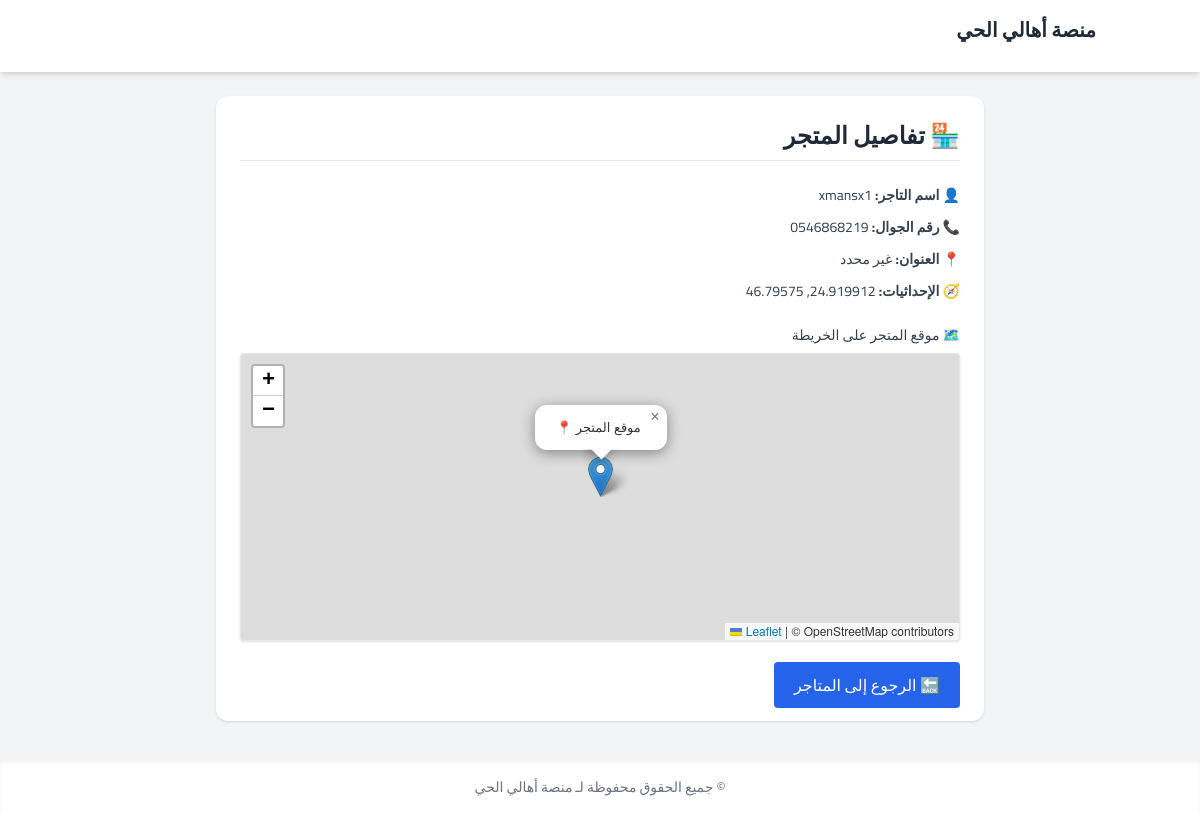
The page /accounts/admin/stores/4/ on the database as committed earlier.
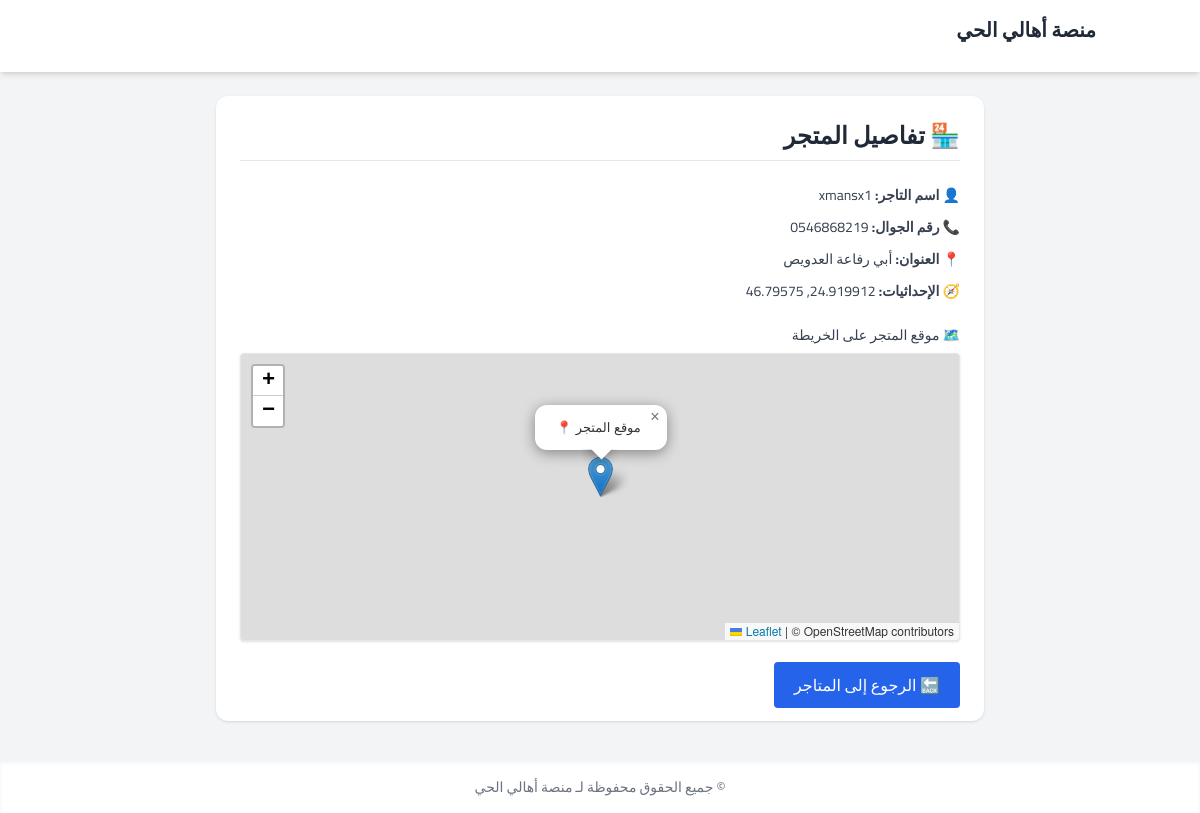
The same page on the database as committed later.
### stores/models.py (models this page shows, shortened)
class Store(models.Model):
    STORE_TYPES = [
        ('grocery', 'بقالة'),
        ('pharmacy', 'صيدلية'),
        ('restaurant', 'مطعم'),
        ('sweets', 'حلويات'),
        ('bakery', 'مخبوزات'),
        ('services', 'سباكة و كهرباء'),
        ('produce', 'خضار و فواكه'),
        ('gifts', 'هدايا'),
        ('coffee', 'كوفي'),
        ('other', 'أخرى'),
    ]
    user = models.OneToOneField(
        User,
        on_delete=models.CASCADE,
        related_name='store',
        verbose_name="صاحب المتجر"
    )
    name = models.CharField(max_length=255, verbose_name="اسم المتجر", blank=True)
    phone = models.CharField(max_length=15, verbose_name="رقم الجوال", blank=True)
    address = models.TextField(verbose_name="العنوان التفصيلي", blank=True)
    latitude = models.FloatField(verbose_name="خط العرض", null=True, blank=True)
    longitude = models.FloatField(verbose_name="خط الطول", null=True, blank=True)
    store_type = models.CharField(
        max_length=20,
        choices=STORE_TYPES,
        default='other',
        verbose_name="نوع المتجر"
    )
    is_active = models.BooleanField(default=True, verbose_name="نشط؟")
    is_available = models.BooleanField(default=True, verbose_name="متاح لاستقبال الطلبات؟")
    created_at = models.DateTimeField(auto_now_add=True, verbose_name="تاريخ الإضافة")

### accounts/models.py (models this page shows, shortened)
class User(AbstractUser):
    class UserType(models.TextChoices):
        ADMIN = 'admin', 'مشرف'
        MERCHANT = 'merchant', 'تاجر'
        DELIVERY = 'delivery', 'مندوب'
    user_type = models.CharField(
        "نوع المستخدم",
        max_length=10,
        choices=UserType.choices,
        default=UserType.MERCHANT
    )
    phone_number = models.CharField("رقم الجوال", max_length=15, blank=True)
    is_active = models.BooleanField("حالة التفعيل", default=True)
    is_available = models.BooleanField("نشاط المتجر", default=True)
    store_location = models.CharField("عنوان المتجر (نص)", max_length=255, null=True, blank=True)
    store_latitude = models.FloatField("خط العرض", null=True, blank=True)
    store_longitude = models.FloatField("خط الطول", null=True, blank=True)

### accounts/views.py (the view)
# urls.py: path('admin/stores/<int:store_id>/', views.admin_store_detail_view, name='admin_store_detail'),
def admin_store_detail_view(request, store_id):
    store = get_object_or_404(Store, id=store_id)
    return render(request, 'admin/admin_store_detail.html', {'store': store})

### templates/admin/admin_store_detail.html (shortened to what this page needs)
{% extends "core/base.html" %}
{% block content %}
<div class="max-w-3xl mx-auto bg-white rounded-xl shadow p-6">
  <h2 class="text-2xl font-bold text-gray-800 mb-6 border-b pb-2">🏪 تفاصيل المتجر</h2>
  <ul class="text-sm space-y-3 text-gray-700">
    <li><strong>👤 اسم التاجر:</strong> {{ store.user.username }}</li>
    <li><strong>📞 رقم الجوال:</strong> {{ store.phone|default:"-" }}</li>
    <li><strong>📍 العنوان:</strong> {{ store.address|default:"غير محدد" }}</li>
    <li><strong>🧭 الإحداثيات:</strong>
      {% if store.latitude and store.longitude %}
        {{ store.latitude }}, {{ store.longitude }}
      {% else %}
        <span class="text-red-500">غير متوفرة</span>
      {% endif %}
    </li>
  </ul>
  {% if store.latitude and store.longitude %}
  <div class="mt-6">
    <label class="block mb-2 text-sm font-medium text-gray-700">🗺️ موقع المتجر على الخريطة</label>
    <div id="map" class="h-72 rounded border shadow"></div>
  </div>
  {% endif %}
  <div class="mt-8">
    <a href="{% url 'admin_stores' %}" class="bg-blue-600 hover:bg-blue-700 text-white px-5 py-2 rounded">
      🔙 الرجوع إلى المتاجر
    </a>
  </div>
</div>
{% endblock %}

Rows that differ between the two databases and show on the page:
changed Store "xmansx1": address "غير محدد" → "أبي رفاعة العدويص"
